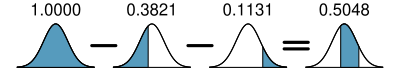

Reproduce this figure in R.
library(openintro)
data(COL)

myPDF("subtracting2Areas.pdf", 4, 0.7, mar=c(0,0,0,0), mgp=c(3,0,0))
X <- seq(-3.2,3.2,0.01)
Y <- dnorm(X)

plot(X, Y, type='l', axes=F, xlim=c(-3.4,24+3.4), ylim=c(0,0.6))
lines(X, rep(0,length(X)))
these <- which(X <= 8)
polygon(c(X[these[1]], X[these],X[rev(these)[1]]), c(0,Y[these],0), col=COL[1])
lines(X, Y)
#abline(h=0)
#lines(c(0,0), dnorm(0)*c(0.01,0.99), col='#CCCCCC', lty=3)

lines(c(3,8-3), c(0.2,0.2), lwd=3)

lines(X+8, Y, type='l')
lines(X+8, rep(0,length(X)))
these <- which(X < -0.303)
polygon(c(X[these[1]], X[these],X[rev(these)[1]])+8, c(0,Y[these],0), col=COL[1])
lines(X+8, Y)
#lines(c(0,0), dnorm(0)*c(0.01,0.99), col='#CCCCCC', lty=3)

lines(8+c(3,8-3), c(0.2,0.2), lwd=3)

lines(X+16, Y, type='l')
lines(X+16, rep(0,length(X)))
these <- which(X > 1.212)
polygon(c(X[these[1]], X[these],X[rev(these)[1]])+16, c(0,Y[these],0), col=COL[1])
lines(X+16, Y)
#lines(c(0,0), dnorm(0)*c(0.01,0.99), col='#CCCCCC', lty=3)

lines(16+c(3,8-3), c(0.23,0.23), lwd=3)
lines(16+c(3,8-3), c(0.17,0.17), lwd=3)

lines(X+24, Y, type='l', xlim=c(-3.4,3.4))
lines(X+24, rep(0,length(X)))
these <- which(X > -0.303 & X < 1.212)
polygon(c(X[these[1]], X[these],X[rev(these)[1]])+24, c(0,Y[these],0), col=COL[1])
lines(X+24, Y)
#lines(c(0,0), dnorm(0)*c(0.01,0.99), col='#CCCCCC', lty=3)

text(0,0.53, "1.0000")
text(8,0.53, "0.3821")
text(16,0.53, "0.1131")
text(24,0.53, "0.5048")

dev.off()
